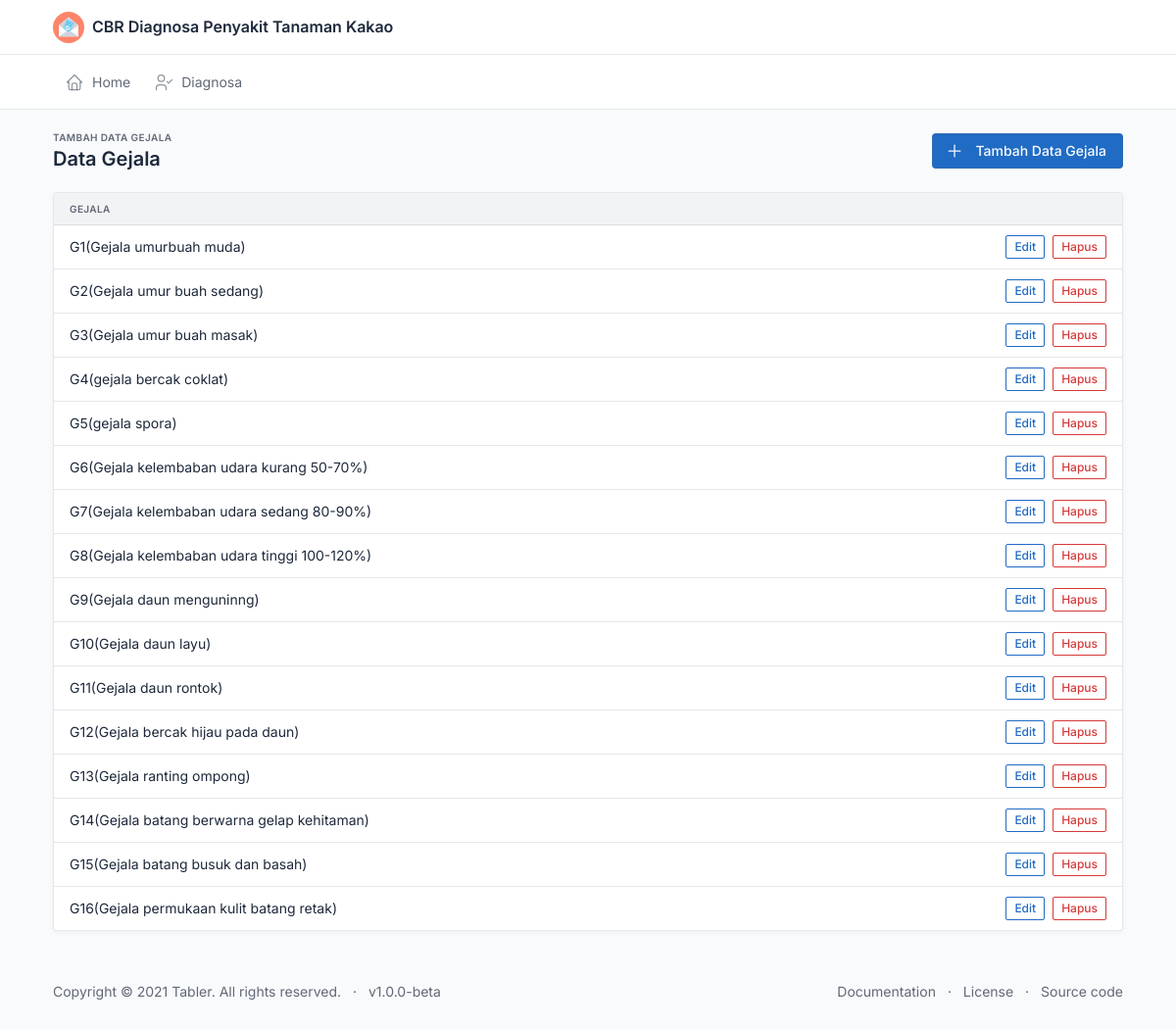
Page /app/gejala on the committed database.
### app/models.py (models this page shows, shortened)
class Gejala(models.Model):
    created_at = models.DateTimeField(auto_now_add=True)
    updated_at = models.DateTimeField(auto_now=True)
    nama = models.CharField(max_length=256)

### app/views/gejala.py (the view)
# urls.py: path('gejala', gejala.GejalaListView.as_view(), name='list_gejala'),
class GejalaListView(ListView):
    extra_context = {
      'page_title': 'Data Gejala',
      'page_pretitle': 'Tambah Data Gejala'
    }
    model = Gejala
    template_name = 'app/gejala/list.html'

### templates/app/gejala/list.html (shortened to what this page needs)
{% extends 'app/base.html' %}
{% block page_actions %}
  <a href="/app/gejala/create" class="btn btn-primary d-none d-sm-inline-block">
    Tambah Data Gejala
  </a>
{% endblock %}
{% block content %}
  <div class="row justify-center">
    <div class="col-12">
      <div class="card">
        <div class="table-responsive">
          <table class="table table-vcenter card-table">
            <thead>
              <tr>
                <th>Gejala</th>
                <th class="w-1"></th>
              </tr>
            </thead>
            <tbody>
              {% for item in object_list %}
                <tr>
                  <td>
                    <div class="d-flex py-1 align-items-center">
                      <div class="flex-fill">
                        <div class="font-weight-medium">{{ item.nama }}</div>
                      </div>
                    </div>
                  </td>
                  <td class="text-end">
                    <div class="btn-list flex-nowrap">
                      <a href="/app/gejala/{{item.id}}/update" class="btn btn-sm btn-outline-primary">
                        Edit
                      </a>
                      <a href="/app/gejala/{{item.id}}/delete" class="btn btn-sm btn-outline-danger">
                        Hapus
                      </a>
                    </div>
                  </td>
                </tr>
              {% endfor %}
            </tbody>
          </table>
        </div>
      </div>
    </div>
  </div>
{% endblock %}

### templates/app/base.html (shortened to what this page needs)
<!doctype html>
<html lang="en">
  <head>
    {% include 'app/inc/head.html' %}
  </head>
  <body class="antialiased">
    <div class="wrapper">
      {% include 'app/inc/header.html' %}
      {% include 'app/inc/navigation.html' %}
      <div class="page-wrapper">
        <div class="container-xl">
          <div class="page-header d-print-none">
            <div class="row align-items-center">
              <div class="col">
                <div class="page-pretitle">
                  {{ page_pretitle }}
                </div>
                <h2 class="page-title">
                  {{ page_title }}
                </h2>
              </div>
              <div class="col-auto ms-auto d-print-none">
                <div class="btn-list">
                  {% block page_actions %}
                  {% endblock %}
                </div>
              </div>
            </div>
          </div>
        </div>
        <div class="page-body">
          <div class="container-xl">
            {% block content %}
            {% endblock %}
          </div>
        </div>
        <footer class="footer footer-transparent d-print-none">
          <div class="container">
            <div class="row text-center align-items-center flex-row-reverse">
              <div class="col-lg-auto ms-lg-auto">
                <ul class="list-inline list-inline-dots mb-0">
                  <li class="list-inline-item"><a href="./docs/index.html" class="link-secondary">Documentation</a></li>
                  <li class="list-inline-item"><a href="./license.html" class="link-secondary">License</a></li>
                  <li class="list-inline-item"><a href="https://github.com/tabler/tabler" target="_blank" class="link-secondary" rel="noopener">Source code</a></li>
                </ul>
              </div>
              <div class="col-12 col-lg-auto mt-3 mt-lg-0">
                <ul class="list-inline list-inline-dots mb-0">
                  <li class="list-inline-item">
                    Copyright &copy; 2021
                    <a href="." class="link-secondary">Tabler</a>.
                    All rights reserved.
                  </li>
                  <li class="list-inline-item">
                    <a href="./changelog.html" class="link-secondary" rel="noopener">v1.0.0-beta</a>
                  </li>
                </ul>
              </div>
            </div>
          </div>
        </footer>
      </div>
    </div>
  </body>
</html>

### templates/app/inc/head.html (shortened to what this page needs)
<link href="/static/dist/css/tabler.min.css" rel="stylesheet"/>
<link href="/static/dist/css/tabler-flags.min.css" rel="stylesheet"/>
<link href="/static/dist/css/tabler-payments.min.css" rel="stylesheet"/>
<link href="/static/dist/css/tabler-vendors.min.css" rel="stylesheet"/>
<link href="/static/dist/css/demo.min.css" rel="stylesheet"/>

### templates/app/inc/header.html (shortened to what this page needs)
<header class="navbar navbar-expand-md navbar-light d-print-none">
  <div class="container-xl">
    <h1 class="navbar-brand navbar-brand-autodark d-none-navbar-horizontal pe-0 pe-md-3">
      <a href="." class="d-flex align-items-center">
        <img src="/static/logo.svg" width="110" height="32" alt="Tabler" class="navbar-brand-image me-2">
        <span>CBR Diagnosa Penyakit Tanaman Kakao</span>
      </a>
    </h1>
  </div>
</header>

### templates/app/inc/navigation.html (shortened to what this page needs)
{% if request.user.is_anonymous %}
  <div class="navbar-expand-md">
    <div class="collapse navbar-collapse" id="navbar-menu">
      <div class="navbar navbar-light">
        <div class="container-xl">
          <ul class="navbar-nav">
            <li class="nav-item">
              <a class="nav-link" href="/" >
                <span class="nav-link-icon d-md-none d-lg-inline-block">
                </span>
                <span class="nav-link-title">
                  Home
                </span>
              </a>
            </li>
            <li class="nav-item">
              <a class="nav-link" href="/app/diagnosa" >
                <span class="nav-link-icon d-md-none d-lg-inline-block">
                </span>
                <span class="nav-link-title">
                  Diagnosa
                </span>
              </a>
            </li>
          </ul>
        </div>
      </div>
    </div>
  </div>
{% endif %}

### rows in the picture
Gejala: nama "G1(Gejala umurbuah muda)"
Gejala: nama "G2(Gejala umur buah sedang)"
Gejala: nama "G3(Gejala umur buah masak)"
Gejala: nama "G4(gejala bercak coklat)"
Gejala: nama "G5(gejala spora)"
Gejala: nama "G6(Gejala kelembaban udara kurang 50-70%)"
Gejala: nama "G7(Gejala kelembaban udara sedang 80-90%)"
Gejala: nama "G8(Gejala kelembaban udara tinggi 100-120%)"
Gejala: nama "G9(Gejala daun menguninng)"
Gejala: nama "G10(Gejala daun layu)"
Gejala: nama "G11(Gejala daun rontok)"
Gejala: nama "G12(Gejala bercak hijau pada daun)"
Gejala: nama "G13(Gejala ranting ompong)"
Gejala: nama "G14(Gejala batang berwarna gelap kehitaman)"
Gejala: nama "G15(Gejala batang busuk dan basah)"
Gejala: nama "G16(Gejala permukaan kulit batang retak)"

### other values in the picture
{{ page_pretitle }} "TAMBAH DATA GEJALA"
{{ page_title }} "Data Gejala"
